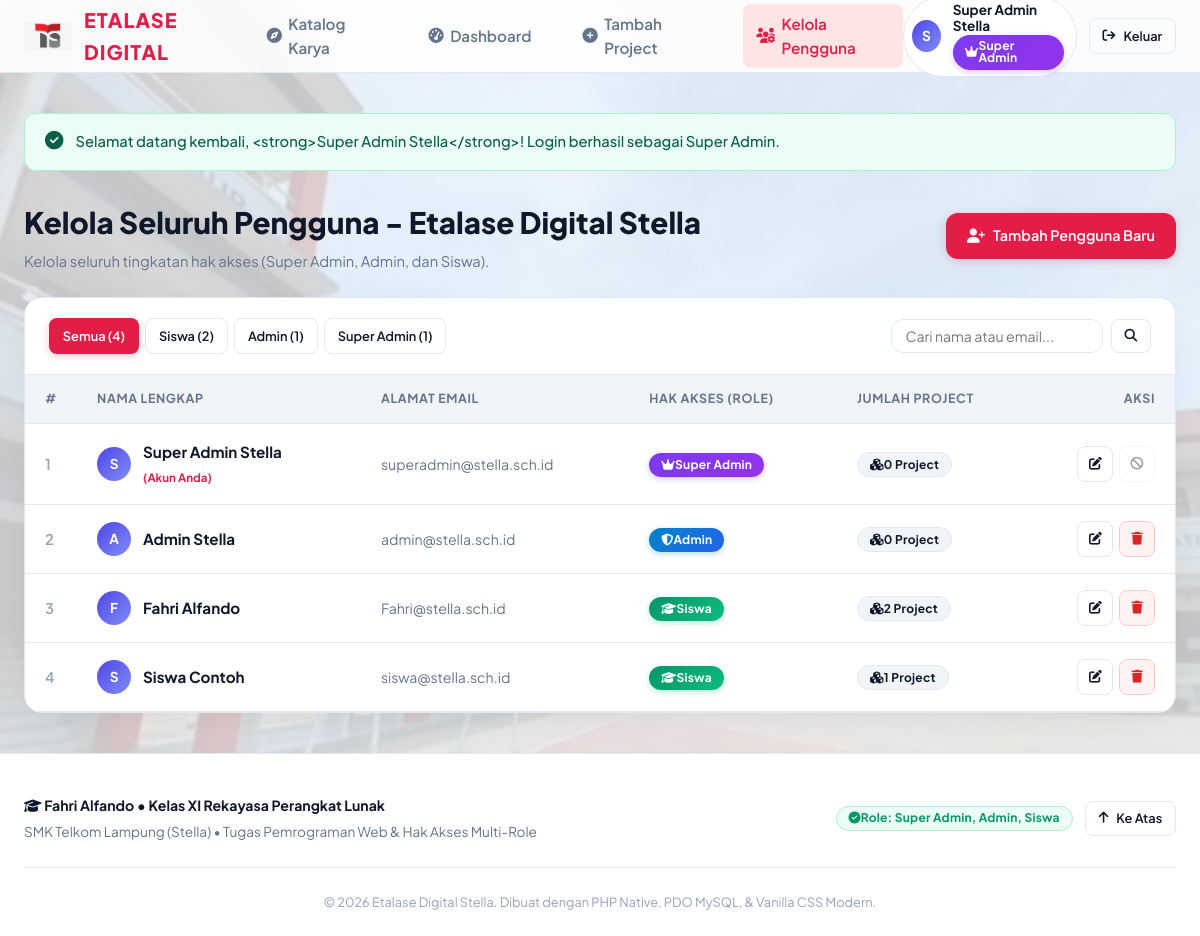
/users.php (signed in), run on the app's committed database.
### tables this page shows
CREATE TABLE IF NOT EXISTS users (
    id INT AUTO_INCREMENT PRIMARY KEY,
    nama VARCHAR(100) NOT NULL,
    email VARCHAR(100) UNIQUE NOT NULL,
    password VARCHAR(255) NOT NULL,
    role ENUM('super_admin', 'admin', 'siswa') DEFAULT 'siswa',
    created_at TIMESTAMP DEFAULT CURRENT_TIMESTAMP
);

### users.php (the view, shortened to what this page needs)
<?php
require_once __DIR__ . '/config.php';
$currentRole = current_role();
$currentUserId = current_user_id();
$pageTitle = ($currentRole === 'admin') ? 'Kelola Data Siswa' : 'Kelola Seluruh Pengguna';
$activePage = 'users';
$q = trim($_GET['q'] ?? '');
$roleFilter = $_GET['role'] ?? '';
$sql = "SELECT u.*,
        (SELECT COUNT(*) FROM projects p WHERE p.user_id = u.id) AS total_project
        FROM users u WHERE 1=1";
$params = [];
$sql .= " ORDER BY u.role ASC, u.nama ASC";
$stmt = $pdo->prepare($sql);
$stmt->execute($params);
$users = $stmt->fetchAll();
$countSiswa = $pdo->query("SELECT COUNT(*) FROM users WHERE role = 'siswa'")->fetchColumn();
$countAdmin = $pdo->query("SELECT COUNT(*) FROM users WHERE role = 'admin'")->fetchColumn();
$countSuper = $pdo->query("SELECT COUNT(*) FROM users WHERE role = 'super_admin'")->fetchColumn();
require __DIR__ . '/header.php';
?>
<div style="margin-bottom: 1.5rem; display: flex; align-items: center; justify-content: space-between; flex-wrap: wrap; gap: 1rem;">
    <div>
        <h1 style="font-size: 1.85rem; font-weight: 800; color: var(--color-text-main); margin-bottom: 0.25rem;">
            <?= e($pageTitle) ?>
        </h1>
        <p style="font-size: 0.92rem; color: var(--color-text-muted);">
            <?= $currentRole === 'admin' ? 'Kelola akun siswa SMK Telkom Lampung untuk keperluan upload dan pameran karya.' : 'Kelola seluruh tingkatan hak akses (Super Admin, Admin, dan Siswa).' ?>
        </p>
    </div>
    <a href="user_form.php" class="btn btn-primary">
        <i class="fa-solid fa-user-plus"></i> Tambah <?= $currentRole === 'admin' ? 'Siswa' : 'Pengguna' ?> Baru
    </a>
</div>
<div class="table-card">
    <div class="table-header">
        <?php if ($currentRole === 'super_admin'): ?>
            <div style="display: flex; gap: 0.4rem; align-items: center; flex-wrap: wrap;">
                <a href="users.php<?= $q !== '' ? '?q=' . urlencode($q) : '' ?>" class="btn <?= empty($roleFilter) ? 'btn-primary' : 'btn-outline' ?> btn-sm">
                    Semua (<?= $countSiswa + $countAdmin + $countSuper ?>)
                </a>
                <a href="users.php?role=siswa<?= $q !== '' ? '&q=' . urlencode($q) : '' ?>" class="btn <?= $roleFilter === 'siswa' ? 'btn-primary' : 'btn-outline' ?> btn-sm">
                    Siswa (<?= (int)$countSiswa ?>)
                </a>
                <a href="users.php?role=admin<?= $q !== '' ? '&q=' . urlencode($q) : '' ?>" class="btn <?= $roleFilter === 'admin' ? 'btn-primary' : 'btn-outline' ?> btn-sm">
                    Admin (<?= (int)$countAdmin ?>)
                </a>
                <a href="users.php?role=super_admin<?= $q !== '' ? '&q=' . urlencode($q) : '' ?>" class="btn <?= $roleFilter === 'super_admin' ? 'btn-primary' : 'btn-outline' ?> btn-sm">
                    Super Admin (<?= (int)$countSuper ?>)
                </a>
            </div>
        <?php else: ?>
            <div style="font-weight: 700; color: var(--color-text-main);">
                <i class="fa-solid fa-user-graduate me-1 text-primary"></i> Daftar Siswa (<?= (int)$countSiswa ?> Siswa)
            </div>
        <?php endif; ?>
        <form action="users.php" method="GET" style="display: flex; gap: 0.5rem; min-width: 260px;">
            <input type="text" name="q" value="<?= e($q) ?>" class="form-control" style="padding: 0.45rem 0.85rem; font-size: 0.88rem;" placeholder="Cari nama atau email...">
            <button type="submit" class="btn btn-outline btn-sm">
                <i class="fa-solid fa-search"></i>
            </button>
        </form>
    </div>
    <?php if (empty($users)): ?>
        <div style="text-align: center; padding: 3.5rem 1rem;">
            <i class="fa-solid fa-users-slash" style="font-size: 3rem; color: var(--color-text-light); margin-bottom: 0.75rem;"></i>
            <h4 style="font-size: 1.15rem; font-weight: 700;">Tidak Ada Pengguna Ditemukan</h4>
            <p style="color: var(--color-text-muted); font-size: 0.9rem; margin-bottom: 1.25rem;">
                Coba sesuaikan kata kunci pencarian atau tambahkan pengguna baru.
            </p>
            <a href="user_form.php" class="btn btn-primary btn-sm">
                <i class="fa-solid fa-user-plus"></i> Tambah Pengguna
            </a>
        </div>
    <?php else: ?>
        <div class="table-responsive">
            <table class="modern-table">
                <thead>
                    <tr>
                        <th style="width: 50px;">#</th>
                        <th>Nama Lengkap</th>
                        <th>Alamat Email</th>
                        <th>Hak Akses (Role)</th>
                        <th>Jumlah Project</th>
                        <th style="text-align: right; width: 140px;">Aksi</th>
                    </tr>
                </thead>
                <tbody>
                    <?php $no = 1; foreach ($users as $u): ?>
                        <tr>
                            <td style="color: var(--color-text-light); font-weight: 600;"><?= $no++ ?></td>
                            <td>
                                <div style="display: flex; align-items: center; gap: 0.75rem;">
                                    <div class="user-avatar" style="width: 34px; height: 34px; font-size: 0.85rem;">
                                        <?= strtoupper(substr($u['nama'], 0, 1)) ?>
                                    </div>
                                    <div>
                                        <strong style="color: var(--color-text-main); display: block; font-size: 0.95rem;">
                                            <?= e($u['nama']) ?>
                                        </strong>
                                        <?php if ((int)$u['id'] === (int)$currentUserId): ?>
                                            <span style="font-size: 0.72rem; color: var(--color-primary); font-weight: 700;">(Akun Anda)</span>
                                        <?php endif; ?>
                                    </div>
                                </div>
                            </td>
                            <td>
                                <code style="font-family: inherit; font-size: 0.88rem; color: var(--color-text-muted);">
                                    <?= e($u['email']) ?>
                                </code>
                            </td>
                            <td>
                                <?= role_badge($u['role']) ?>
                            </td>
                            <td>
                                <span class="badge" style="background: var(--color-surface-muted); color: var(--color-text-main); border: 1px solid var(--color-border);">
                                    <i class="fa-solid fa-cubes me-1 text-primary"></i> <?= (int)$u['total_project'] ?> Project
                                </span>
                            </td>
                            <td style="text-align: right;">
                                <div style="display: inline-flex; gap: 0.35rem;">
                                    <a href="user_form.php?id=<?= $u['id'] ?>" class="btn btn-outline btn-sm btn-icon" title="Edit Pengguna">
                                        <i class="fa-solid fa-pen-to-square"></i>
                                    </a>
                                    <?php if ((int)$u['id'] !== (int)$currentUserId): ?>
                                        <a href="user_action.php?action=delete&id=<?= $u['id'] ?>" class="btn btn-danger btn-sm btn-icon btn-confirm-delete" data-item-title="<?= e($u['nama']) ?>" title="Hapus Pengguna">
                                            <i class="fa-solid fa-trash"></i>
                                        </a>
                                    <?php else: ?>
                                        <button class="btn btn-outline btn-sm btn-icon" disabled style="opacity: 0.4; cursor: not-allowed;" title="Tidak dapat menghapus akun yang sedang aktif digunakan">
                                            <i class="fa-solid fa-ban"></i>
                                        </button>
                                    <?php endif; ?>
                                </div>
                            </td>
                        </tr>
                    <?php endforeach; ?>
                </tbody>
            </table>
        </div>
    <?php endif; ?>
</div>
<?php require __DIR__ . '/footer.php'; ?>

### header.php (shortened to what this page needs)
<?php
require_once __DIR__ . '/config.php';
$currentUser = current_user();
$currentRole = current_role();
$pageTitle = isset($pageTitle) ? $pageTitle . ' - Etalase Digital Stella' : 'Etalase Digital - SMK Telkom Lampung';
$activePage = $activePage ?? '';
$flash = flash_get();
?>
<!DOCTYPE html>
<html lang="id">
<head>
    <link rel="stylesheet" href="https://cdnjs.cloudflare.com/ajax/libs/font-awesome/6.5.1/css/all.min.css">
    <link rel="stylesheet" href="style.css">
</head>
<body>
<header class="navbar">
    <div class="container nav-container">
        <a href="index.php" class="nav-brand">
    <img
        src="assets/images/logo-telkom.jpg"
        alt="Logo Telkom"
        class="logo-telkom"
    >
    <div>
        <span class="brand-sub">Etalase Digital</span>
    </div>
</a>
        <nav>
            <ul class="nav-menu" id="navMenu">
                <li>
                    <a href="index.php" class="nav-link <?= $activePage === 'home' ? 'active' : '' ?>">
                        <i class="fa-solid fa-compass"></i> Katalog Karya
                    </a>
                </li>
                <?php if ($currentUser): ?>
                    <li>
                        <a href="dashboard.php" class="nav-link <?= $activePage === 'dashboard' ? 'active' : '' ?>">
                            <i class="fa-solid fa-gauge-high"></i> Dashboard
                        </a>
                    </li>
                    <li>
                        <a href="project_form.php" class="nav-link <?= $activePage === 'add_project' ? 'active' : '' ?>">
                            <i class="fa-solid fa-circle-plus"></i> Tambah Project
                        </a>
                    </li>
                    <?php if ($currentRole === 'super_admin' || $currentRole === 'admin'): ?>
                        <li>
                            <a href="users.php" class="nav-link <?= $activePage === 'users' ? 'active' : '' ?>">
                                <i class="fa-solid fa-users-gear"></i> Kelola <?= $currentRole === 'admin' ? 'Siswa' : 'Pengguna' ?>
                            </a>
                        </li>
                    <?php endif; ?>
                <?php endif; ?>
            </ul>
        </nav>
        <div class="nav-actions">
            <?php if ($currentUser): ?>
                <div class="nav-user">
                    <div class="user-avatar">
                        <?= strtoupper(substr($currentUser['nama'], 0, 1)) ?>
                    </div>
                    <div class="user-details">
                        <span class="user-name"><?= e($currentUser['nama']) ?></span>
                        <div style="font-size: 0.72rem;">
                            <?= role_badge($currentRole) ?>
                        </div>
                    </div>
                </div>
                <a href="logout.php" class="btn btn-outline btn-sm" title="Keluar dari Akun">
                    <i class="fa-solid fa-arrow-right-from-bracket"></i> Keluar
                </a>
            <?php else: ?>
                <a href="login.php" class="btn btn-primary btn-sm">
                    <i class="fa-solid fa-right-to-bracket"></i> Masuk Akun
                </a>
            <?php endif; ?>
        </div>
    </div>
</header>
<main class="main-content">
    <div class="container">
        <?php if ($flash): ?>
            <div class="alert alert-<?= e($flash['type']) ?>" role="alert">
                <div><?= e($flash['message']) ?></div>
            </div>
        <?php endif; ?>

### config.php (shortened to what this page needs)
<?php
function e($value) {
    return htmlspecialchars($value ?? '', ENT_QUOTES, 'UTF-8');
}
function current_user() {
    return $_SESSION['user'] ?? null;
}
function current_role() {
    return $_SESSION['user']['role'] ?? null;
}
function current_user_id() {
    return $_SESSION['user']['id'] ?? 0;
}
function role_badge($role) {
    switch ($role) {
        case 'super_admin':
            return '<span class="badge badge-super"><i class="fa-solid fa-crown me-1"></i>Super Admin</span>';
        case 'admin':
            return '<span class="badge badge-admin"><i class="fa-solid fa-shield-halved me-1"></i>Admin</span>';
        case 'siswa':
            return '<span class="badge badge-siswa"><i class="fa-solid fa-graduation-cap me-1"></i>Siswa</span>';
    }
}
function flash_get() {
    if (isset($_SESSION['flash_msg'])) {
        $flash = $_SESSION['flash_msg'];
        return $flash;
    }
    return null;
}

### data on the page
users: nama "S", nama "Super Admin Stella", shows "(Akun Anda)", email "superadmin@stella.sch.id", role "super_admin" (drawn), total_project "0"
users: nama "A", nama "Admin Stella", email "admin@stella.sch.id", role "admin" (drawn), total_project "0"
users: nama "F", nama "Fahri Alfando", email "Fahri@stella.sch.id", role "siswa" (drawn), total_project "2"
users: nama "S", nama "Siswa Contoh", email "siswa@stella.sch.id", role "siswa" (drawn), total_project "1"

### other printed values
$flash['message'] "Selamat datang kembali, <strong>Super Admin Stella</strong>! Login berhasil sebagai Super Admin."
$pageTitle "Kelola Seluruh Pengguna - Etalase Digital Stella"
$countSiswa + $countAdmin + $countSuper "4"
$countSiswa "2"
$countAdmin "1"
$countSuper "1"
